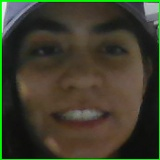
#> input picture Unidad2/TareaDataset-main/dataset/Alumno0/rostro_126.jpg, 160 x 160 px; its folder holds only this picture in this run
$ python preprocesar_dataset.py
#> lines starting #> are read from the running program, lines starting #| are printed output that depends on the picture
import cv2
import os
from pathlib import Path

DATASET_ORIGINAL = "/Users/darla4r15/Documents/Inteligencia-Artificial/Unidad2/TareaDataset-main/dataset"
DATASET_PROCESADO = "/Users/darla4r15/Documents/Inteligencia-Artificial/Unidad2/TareaDataset-main/dataset_procesado"
TAMAÑO = 224

ruta_cascade = cv2.data.haarcascades + "haarcascade_frontalface_default.xml"
detector = cv2.CascadeClassifier(ruta_cascade)


def procesar_imagen(ruta_origen, ruta_destino):
    """Detecta, recorta y redimensiona la cara de una imagen."""
    img = cv2.imread(str(ruta_origen))
#> img is the input picture: shape (160, 160, 3); mean B, G, R 44.2, 61.1, 61.8
    if img is None:
        print(f"No se pudo leer: {ruta_origen}")
        return False

    gris = cv2.cvtColor(img, cv2.COLOR_BGR2GRAY)
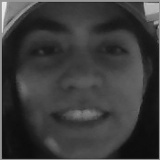
#> gris: shape (160, 160); min 11, max 237, mean 59.4

    caras = detector.detectMultiScale(
        gris,
        scaleFactor=1.1,
        minNeighbors=5,
        minSize=(60, 60)
    )
#> caras = [[6, 8, 147, 147]]

    if len(caras) == 0:
        print(f"Sin cara detectada: {ruta_origen}")
        return False

    x, y, w, h = max(caras, key=lambda c: c[2] * c[3])
#> x = 6; y = 8; w = 147; h = 147

    cara = img[y:y+h, x:x+w]
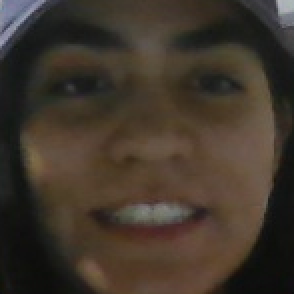
#> cara: shape (147, 147, 3) (shown 2 times larger); mean B, G, R 43.9, 54.4, 64.5

    cara = cv2.resize(cara, (TAMAÑO, TAMAÑO))
#> cara: shape (224, 224, 3)

    cv2.imwrite(str(ruta_destino), cara)
    return True


def main():
    origen = Path(DATASET_ORIGINAL)
    destino = Path(DATASET_PROCESADO)

    total = 0
    exitosas = 0

    for carpeta_persona in origen.iterdir():
        if not carpeta_persona.is_dir():
            continue

        carpeta_destino = destino / carpeta_persona.name
        carpeta_destino.mkdir(parents=True, exist_ok=True)

        print(f"\nProcesando: {carpeta_persona.name}")

        for img_path in carpeta_persona.iterdir():
            if img_path.suffix.lower() not in [".jpg", ".jpeg", ".png"]:
                continue
            total += 1
            destino_img = carpeta_destino / img_path.name
            if procesar_imagen(img_path, destino_img):
                exitosas += 1
#> pass 2 of the loop in main, `for carpeta_persona in origen.iterdir():`:
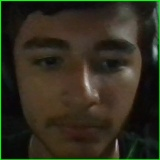
#> input picture Unidad2/TareaDataset-main/dataset/Alumno1/rostro_1.jpg, 160 x 160 px
#> in procesar_imagen, img is the input picture: shape (160, 160, 3); mean B, G, R 30.6, 45.2, 48.5
#> in procesar_imagen (call 2), `gris = cv2.cvtColor(img, cv2.COLOR_BGR2GRAY)`:
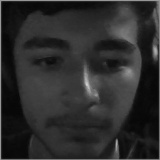
#> gris: shape (160, 160); min 1, max 206, mean 44.5
#> caras = ()

    print(f"\n✓ Procesadas {exitosas}/{total} imágenes correctamente.")


if __name__ == "__main__":
    main()
